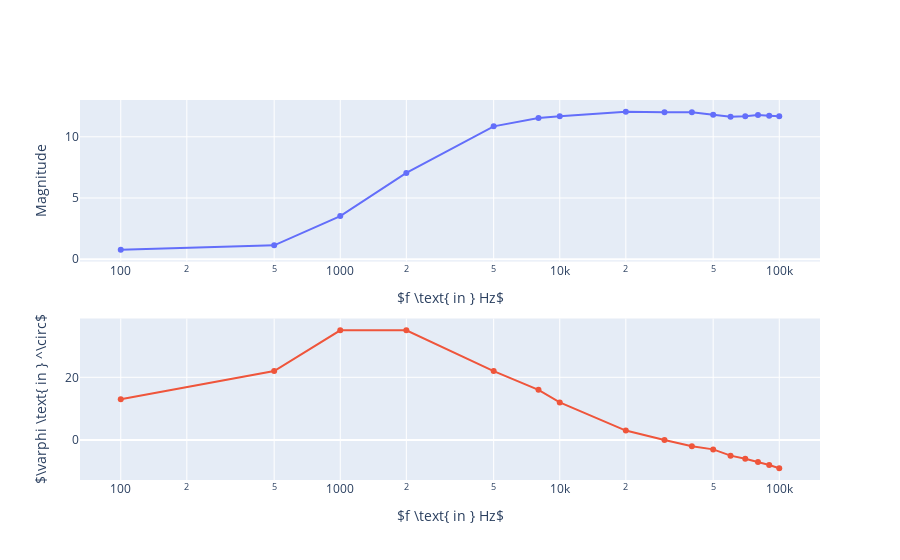

Write notebook code for a chart like this one.
### Code cell
fig = go.FigureWidget(subplots.make_subplots(rows=2, cols=1))
fig.add_scatter(x=f, y=A, name="Amplitude response", row=1, col=1)
fig.add_scatter(x=f, y=phi, name="Phase response", row=2, col=1)
fig.update_layout(
    xaxis_title=r"$f \text{ in } Hz$",
    yaxis_title="Magnitude",
    xaxis2_title=r"$f \text{ in } Hz$",
    yaxis2_title=r"$\varphi \text{ in } ^\circ$",
    xaxis=dict(type="log"),
    xaxis2=dict(type="log"),
    showlegend=False,
)

fig.show(renderer="browser")
fig.show()

### Figure 1 — Plotly figure (JSON) as saved in the notebook; plotly's stock layout.template omitted (floating-point values rounded to 4 significant figures)
{"data": [{"name": "Amplitude response", "type": "scatter", "uid": "b6ed4d29-712e-4064-b8b8-d4b7247739ec", "x": [100, 500, 1000, 2000, 5000, 8000, 10000, 20000, 30000, 40000, 50000, 60000, 70000, 80000, 90000, 100000], "xaxis": "x", "y": [0.774, 1.128, 3.522, 7.047, 10.86, 11.54, 11.68, 12.04, 12.0, 12.0, 11.8, 11.63, 11.68, 11.79, 11.72, 11.68], "yaxis": "y"}, {"name": "Phase response", "type": "scatter", "uid": "96260c31-2872-4816-9e92-916f9a4be96b", "x": [100, 500, 1000, 2000, 5000, 8000, 10000, 20000, 30000, 40000, 50000, 60000, 70000, 80000, 90000, 100000], "xaxis": "x2", "y": [13, 22, 35, 35, 22, 16, 12, 3, 0, -2, -3, -5, -6, -7, -8, -9], "yaxis": "y2"}], "layout": {"showlegend": false, "xaxis": {"anchor": "y", "domain": [0, 1], "title": {"text": "$f \\text{ in } Hz$"}, "type": "log"}, "xaxis2": {"anchor": "y2", "domain": [0, 1], "title": {"text": "$f \\text{ in } Hz$"}, "type": "log"}, "yaxis": {"anchor": "x", "domain": [0.575, 1], "title": {"text": "Magnitude"}}, "yaxis2": {"anchor": "x2", "domain": [0, 0.425], "title": {"text": "$\\varphi \\text{ in } ^\\circ$"}}}}
